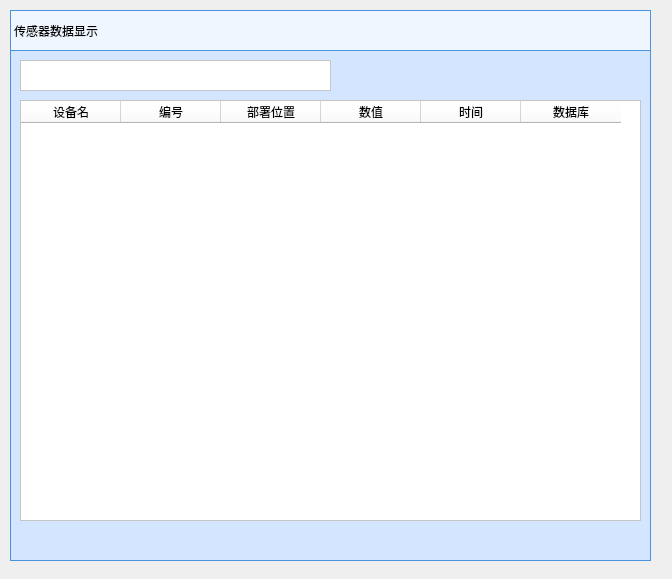
<?xml version="1.0" encoding="UTF-8"?>
<ui version="4.0">
 <class>Form</class>
 <widget class="QWidget" name="Form">
  <property name="geometry">
   <rect>
    <x>0</x>
    <y>0</y>
    <width>672</width>
    <height>579</height>
   </rect>
  </property>
  <property name="windowTitle">
   <string>数据展示</string>
  </property>
  <widget class="QTableWidget" name="tableWidget_page6">
   <property name="geometry">
    <rect>
     <x>20</x>
     <y>100</y>
     <width>621</width>
     <height>421</height>
    </rect>
   </property>
   <property name="styleSheet">
    <string notr="true">background-color: rgb(255, 255, 255);
font: 12pt &quot;华文宋体&quot;;</string>
   </property>
   <column>
    <property name="text">
     <string>设备名</string>
    </property>
   </column>
   <column>
    <property name="text">
     <string>编号</string>
    </property>
   </column>
   <column>
    <property name="text">
     <string>部署位置</string>
    </property>
   </column>
   <column>
    <property name="text">
     <string>数值</string>
    </property>
   </column>
   <column>
    <property name="text">
     <string>时间</string>
    </property>
   </column>
   <column>
    <property name="text">
     <string>数据库</string>
    </property>
   </column>
  </widget>
  <widget class="QTextBrowser" name="textBrowser_6data">
   <property name="geometry">
    <rect>
     <x>20</x>
     <y>60</y>
     <width>311</width>
     <height>31</height>
    </rect>
   </property>
   <property name="styleSheet">
    <string notr="true">background-color: rgb(255, 255, 255);
font: 9pt &quot;华文宋体&quot;;</string>
   </property>
  </widget>
  <widget class="QLabel" name="label_34">
   <property name="geometry">
    <rect>
     <x>10</x>
     <y>10</y>
     <width>641</width>
     <height>41</height>
    </rect>
   </property>
   <property name="styleSheet">
    <string notr="true">font: 20pt &quot;华文宋体&quot;;
background-color: rgb(239, 246, 255);
border:1px solid rgb(74, 147, 221)

</string>
   </property>
   <property name="text">
    <string>传感器数据显示</string>
   </property>
  </widget>
  <widget class="QWidget" name="widget" native="true">
   <property name="geometry">
    <rect>
     <x>10</x>
     <y>10</y>
     <width>641</width>
     <height>551</height>
    </rect>
   </property>
   <property name="styleSheet">
    <string notr="true">background-color: rgb(211, 229, 255);
border:1px solid rgb(74, 147, 221)</string>
   </property>
  </widget>
  <zorder>widget</zorder>
  <zorder>tableWidget_page6</zorder>
  <zorder>textBrowser_6data</zorder>
  <zorder>label_34</zorder>
 </widget>
 <resources/>
 <connections/>
</ui>
